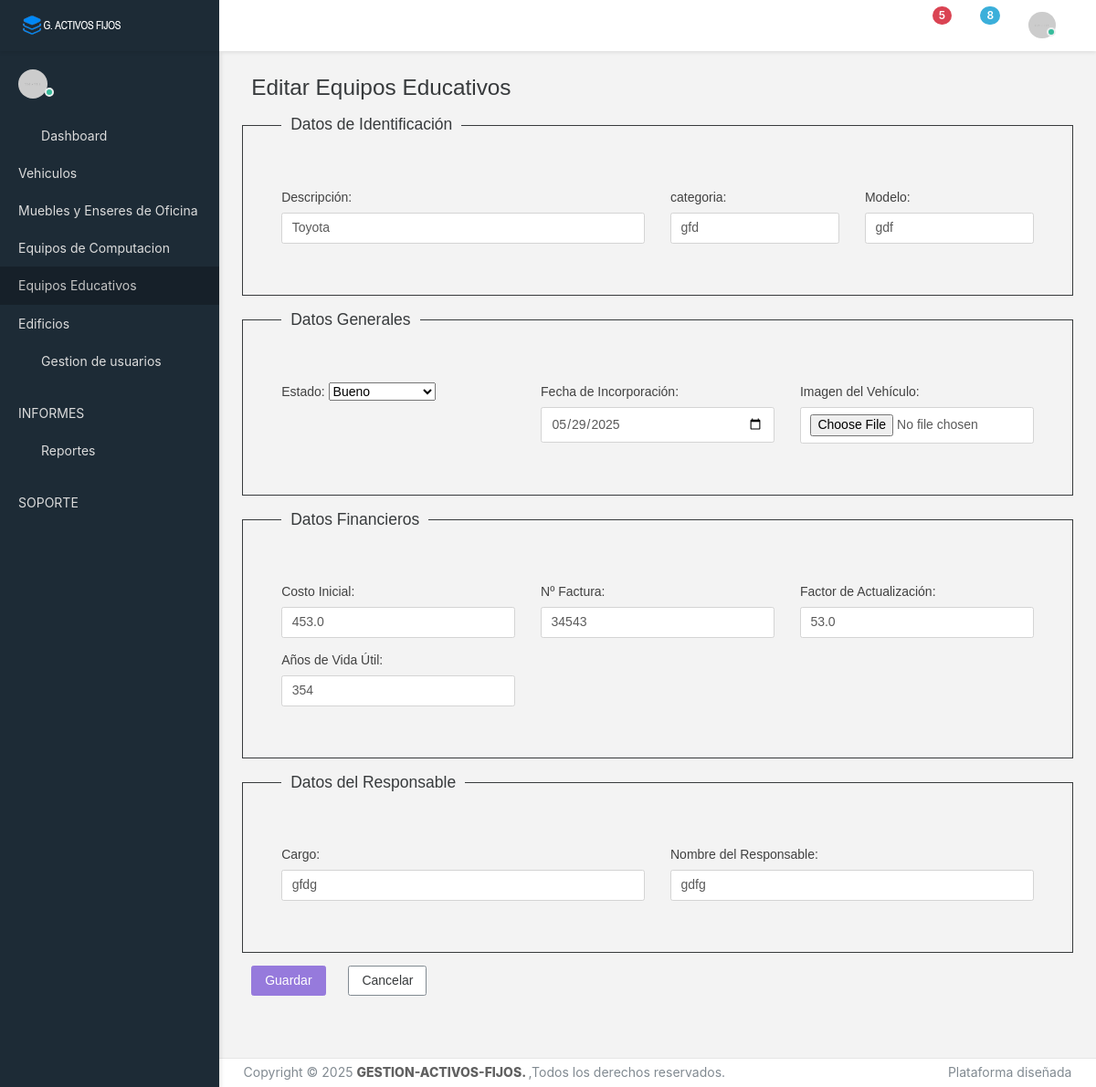
The app's page /recreativos/edit/1 with its own data.
### models/equipo_recreativo_model.py (models this page shows, shortened)
class Recreativo(db.Model):
    __tablename__ = 'recreativos'
    id = db.Column(db.Integer, primary_key=True)
    descripcion = db.Column(db.String(100), nullable=False)
    categoria = db.Column(db.String(50), nullable=False)
    modelo = db.Column(db.String(50), nullable=False)
    estado = db.Column(db.String(30), nullable=False)
    costo_inicial = db.Column(db.Float, nullable=False)
    fecha_incorporacion = db.Column(db.Date, nullable=False)
    factura = db.Column(db.Integer, nullable=False)
    años_vida_util = db.Column(db.Integer, nullable=False)
    factor_de_actualizacion = db.Column(db.Float, nullable=False)
    imagen = db.Column(db.String(255))
    cargo = db.Column(db.String(100))
    responsable = db.Column(db.String(100))
    user_id = db.Column(db.Integer, db.ForeignKey('users.id'), nullable=False)
    @classmethod
    def get_by_id(cls, id_recreativo):
        return cls.query.filter_by(id=id_recreativo).first()

### controllers/equipo_recreativo_controller.py (the view, shortened to what this page needs)
@recreativo_bp.route('/edit/<int:id>', methods=['GET', 'POST'])
def edit(id):
    recreativo = Recreativo.get_by_id(id)
    return equipo_recreativo_view.edit(recreativo)

### app.py (called while the page is built)
@app.context_processor
def utility_functions():
    def is_active(path):
        return 'active' if request.path.startswith(path) else ''
    return dict(is_active=is_active)

### views/equipo_recreativo_view.py (called while the page is built)
def edit(recreativo):
    return render_template('equipo_recreativo/edit.html', recreativo=recreativo)

### templates/equipo_recreativo/edit.html (shortened to what this page needs)
{% extends 'base.html' %}
{% block content %}
<link href="{{ url_for('static', filename='css/style3.css') }}" rel="stylesheet">
<div class="content">
    <div class="content-wrapper">
        <h2 class="mb-4">Editar Equipos Educativos</h2>
        <form method="post" enctype="multipart/form-data">
            <fieldset class="border p-3 mb-4">
                <legend>Datos de Identificación</legend>
                <div class="row">
                    <div class="col-md-6">
                        <label for="descripcion" class="form-label">Descripción:</label>
                        <input type="text" class="form-control" id="descripcion" name="descripcion" required
                            value="{{ recreativo.descripcion }}">
                    </div>
                    <div class="col-md-3">
                        <label for="categoria" class="form-label">categoria:</label>
                        <input type="text" class="form-control" id="categoria" name="categoria" required
                            value="{{ recreativo.categoria }}">
                    </div>
                    <div class="col-md-3">
                        <label for="modelo" class="form-label">Modelo:</label>
                        <input type="text" class="form-control" id="modelo" name="modelo" required
                            value="{{ recreativo.modelo }}">
                    </div>
                </div>
            </fieldset>
            <fieldset class="border p-3 mb-4">
                <legend>Datos Generales</legend>
                <div class="row">
                    <div class="col-md-4">
                        <label for="estado" class="form-label">Estado:</label>
                        <select class="form-select" id="estado" name="estado" required>
                            <option value="Bueno" {% if recreativo.estado=='Bueno' %}selected{% endif %}>Bueno</option>
                        </select>
                    </div>
                    <div class="col-md-4">
                        <label for="fecha_incorporacion" class="form-label">Fecha de Incorporación:</label>
                        <input type="date" class="form-control" id="fecha_incorporacion" name="fecha_incorporacion"
                            required
                            value="{{ recreativo.fecha_incorporacion.strftime('%Y-%m-%d') if recreativo.fecha_incorporacion }}">
                    </div>
                    <div class="col-md-4">
                        <label for="imagen" class="form-label">Imagen del Vehículo:</label>
                        <input type="file" class="form-control" id="imagen" name="imagen" accept="image/*">
                    </div>
                </div>
            </fieldset>
            <fieldset class="border p-3 mb-4">
                <legend>Datos Financieros</legend>
                <div class="row">
                    <div class="col-md-4">
                        <label for="costo_inicial" class="form-label">Costo Inicial:</label>
                        <input type="number" step="0.01" class="form-control" id="costo_inicial" min="0"
                            name="costo_inicial" required value="{{ recreativo.costo_inicial }}">
                    </div>
                    <div class="col-md-4">
                        <label for="factura" class="form-label">Nº Factura:</label>
                        <input type="number" step="0.01" class="form-control" id="factura" min="0" name="factura"
                            required value="{{ recreativo.factura }}">
                    </div>
                    <div class="col-md-4">
                        <label for="factor_de_actualizacion" class="form-label">Factor de Actualización:</label>
                        <input type="number" step="0.00000001" class="form-control" id="factor_de_actualizacion" min="0"
                            name="factor_de_actualizacion" required value="{{ recreativo.factor_de_actualizacion }}">
                    </div>
                    <div class="col-md-4">
                        <label for="años_vida_util" class="form-label">Años de Vida Útil:</label>
                        <input type="number" class="form-control" id="años_vida_util" name="años_vida_util" min="1"
                            required value="{{ recreativo.años_vida_util }}">
                    </div>
                </div>
            </fieldset>
            <fieldset class="border p-3 mb-4">
                <legend>Datos del Responsable</legend>
                <div class="row">
                    <div class="col-md-6">
                        <label for="cargo" class="form-label">Cargo:</label>
                        <input type="text" class="form-control" id="cargo" name="cargo" value="{{ recreativo.cargo }}">
                    </div>
                    <div class="col-md-6">
                        <label for="responsable" class="form-label">Nombre del Responsable:</label>
                        <input type="text" class="form-control" id="responsable" name="responsable"
                            value="{{ recreativo.responsable }}">
                    </div>
                </div>
            </fieldset>
            <div class="d-flex justify-content mb-4">
                <button type="submit" class="btn btn-primary mr-2">Guardar</button>
                <a href="{{ url_for('recreativo.index') }}" class="btn btn-secondary">Cancelar</a>
            </div>
            <br>
            <br>
            <br>
        </form>
    </div>
</div>
{% endblock %}

### static/app-assets/css/app.css (style rules this page uses)
@media (max-width: 1366px) { html { font-size: 14px; } }
html { height: 100%; }
html body { height: 100%; background-color: #F3F3F3; direction: ltr; }
html body.fixed-navbar { padding-top: 4rem; }
html body .content { padding: 0; transition: 300ms ease all; backface-visibility: hidden; }
html body .content .content-wrapper { padding: 1.8rem; }
.border { border: 1px solid; }
@media screen and (min-width: 0px) { body:after { content: "xs - min-width: 0px"; } }
@media screen and (min-width: 544px) { body:after { content: "sm - min-width: 544px"; } }
@media screen and (min-width: 768px) { body:after { content: "md - min-width: 768px"; } }
@media screen and (min-width: 992px) { body:after { content: "lg - min-width: 992px"; } }
@media screen and (min-width: 1200px) { body:after { content: "xl - min-width: 1200px"; } }
body:after { display: none; }
input[type="date"].form-control, input[type="time"].form-control, input[type="datetime-local"].form-control, input[type="month"].form-control { line-height: 1.45; }

### static/app-assets/css/core/menu/menu-types/vertical-menu.css (style rules this page uses)
body.vertical-layout.vertical-menu.menu-expanded .content, body.vertical-layout.vertical-menu.menu-expanded .footer { margin-left: 240px; }
@media (min-width: 992px) { body.vertical-layout.vertical-menu .content, body.vertical-layout.vertical-menu .footer { margin-left: 240px; } }

### static/css/style3.css (style rules this page uses)
fieldset { border-width: 2px; font-family: Arial, sans-serif; }
legend { font-size: 1.25rem; padding: 0 10px; margin-bottom: 1rem; width: auto; font-family: Arial, sans-serif; }
.form-label { margin-bottom: 0.5rem; font-family: Arial, sans-serif; }
.row>[class*='col-'] { margin-bottom: 1rem; font-family: Arial, sans-serif; }
.mb-4 { font-family: Arial, sans-serif; padding: 0 10px; margin-bottom: 1rem; width: auto; }
.content { margin-left: 34px; }

### records on screen
Recreativo: descripcion "Toyota", categoria "gfd", modelo "gdf", estado "Bueno", fecha_incorporacion "05/29/2025", costo_inicial "453.0", factura "34543", factor_de_actualizacion "53.0", años_vida_util "354", cargo "gfdg", responsable "gdfg"
